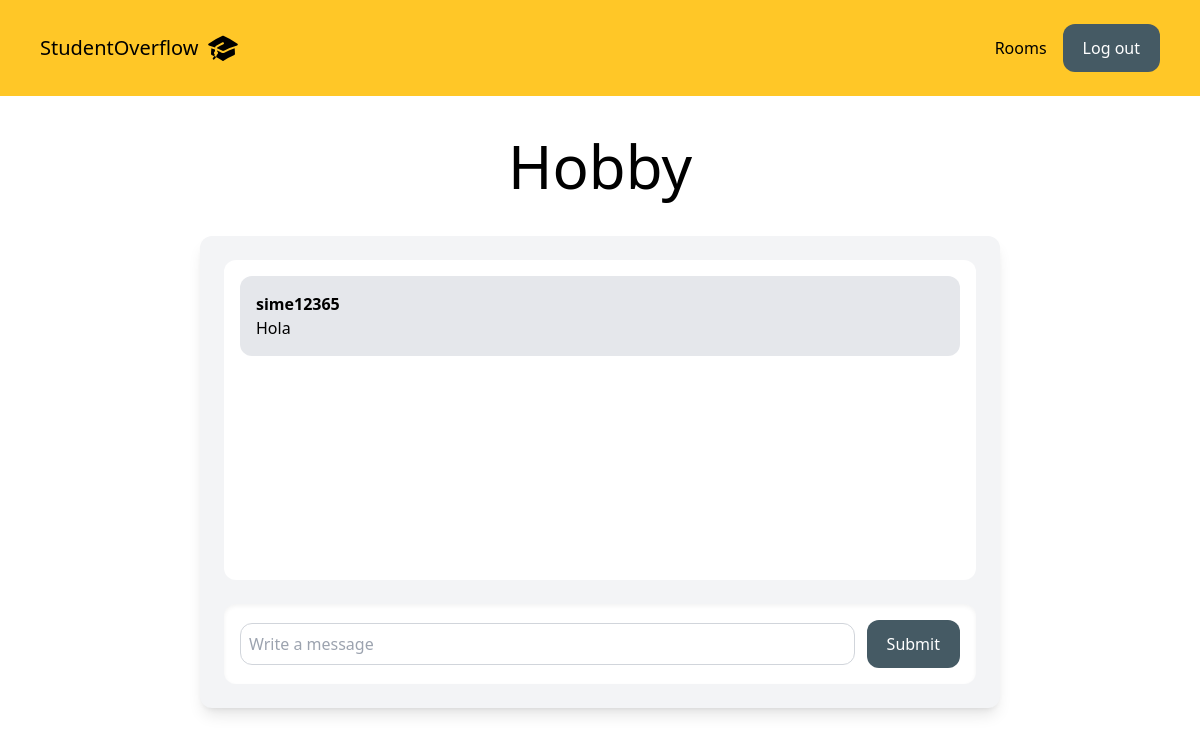
/rooms/hobby/ (signed in), run on an earlier commit of the app's database.
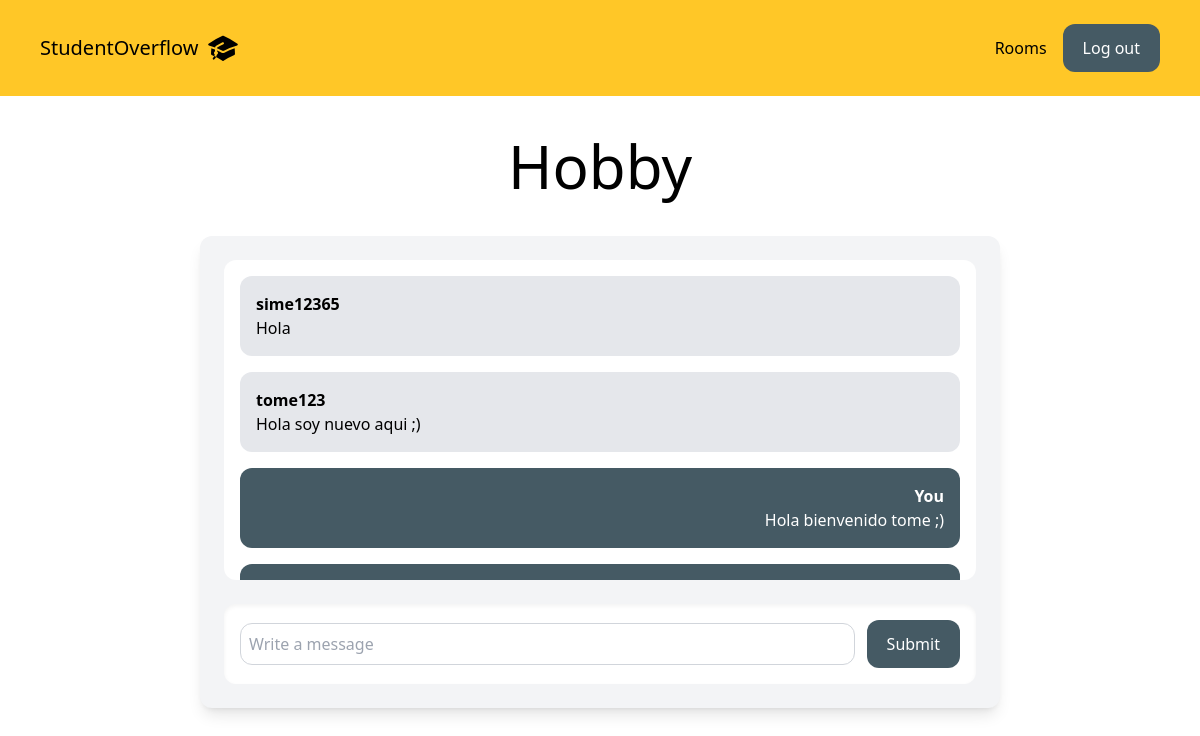
And on a later commit of the database.
### room/models.py (models this page shows)
class Room (models.Model):
  name = models.CharField(max_length=255)
  slug = models.SlugField(unique=True)

class Message(models.Model):
  room = models.ForeignKey(Room, related_name='messages', on_delete=models.CASCADE)
  user = models.ForeignKey(User, related_name='messages', on_delete=models.CASCADE)
  content = models.TextField()
  date_added = models.DateTimeField(auto_now_add=True)
  class Meta:
    ordering = ('date_added',)

### room/views.py (the view)
# urls.py: path('rooms/', include('room.urls')),
@login_required
def room(request, slug):
  room = Room.objects.get(slug=slug)
  messages = Message.objects.filter(room=room)[0:25]
  return render(request, 'room/room.html', {'room': room, 'messages': messages})

### room/templates/room/room.html (shortened to what this page needs)
{% extends 'core/base.html' %}
{% block content %}
<div class="p-5 lg:p-10 text-center">
  <h1 class="text-3xl lg:text-6xl text-black">{{ room.name }}</h1>
</div>
<div class="lg:w-2/3 mx-4 lg:mx-auto p-6 bg-gray-100 rounded-xl shadow-lg">
  <div class="chat-messages space-y-4 p-4 bg-white rounded-xl overflow-y-auto h-80 mb-6" id="chat-messages">
    {% for message in messages %}
    <div class="p-4 rounded-xl {% if message.user == request.user %}bg-[#455a64] text-white text-right{% else %}bg-gray-200{% endif %}">
      <p class="font-semibold">{% if message.user == request.user %}You{% else %}{{message.user.username}}{% endif %}</p>
      <p>{{message.content}}</p>
    </div>
    {% endfor %}
  </div>
  <div class="mt-6">
    <form action="." method="post" class="flex items-center bg-white p-4 rounded-xl shadow-inner">
      <input type="text" name="content" id="chat-message-input" class="flex-1 mr-3 p-2 border border-gray-300 rounded-xl focus:outline-none focus:border-[#455a64]" placeholder="Write a message">
      <button class="px-5 py-3 rounded-xl text-white bg-[#455a64] hover:bg-[#6c7b83]" id="chat-message-submit">Submit</button>
    </form>
  </div>
</div>
{% endblock %}

### core/templates/core/base.html (shortened to what this page needs)
{% load static %}
<!DOCTYPE html>
<html lang="en">
<head>
  <script src="https://cdn.tailwindcss.com"></script>
</head>
<body class="">
  <nav class="flex items-center justify-between px-10 py-6  bg-[#FFC727]">
    <div class="flex items-center">
      <a href="/" class="text-xl text-black mr-2">StudentOverflow</a>
      <img class="w-8" src="{% static 'core/images/cap.svg' %}" alt="Icono">
  </div>
    <div class="flex items-center space-x-4">
      {% if request.user.is_authenticated %}
      <a href="/rooms/" class="text-black hover:text-gray-500">Rooms</a>
      <form action="{% url 'logout' %}" method="post" class="inline">
        <button type="submit" class="px-5 py-3 rounded-xl text-white bg-[#455a64] hover:bg-[#6c7b83]">Log out</button>
      </form>
      {% else %}
      <a href="/login/" class="text-black hover:text-gray-500">Iniciar sesión</a>
      <a href="/signup/" class="px-5 py-3 rounded-xl text-white bg-[#455a64] hover:bg-[#6c7b83] ">Crea una cuenta</a>
      {% endif %}
    </div>
  </nav>
  {% block content %}
  {% endblock %}
</body>
</html>

### core/templates/core/base.html (style rules this page uses)
.chat-messages { height: 400px; overflow-y: auto; }

What changed in the data, as far as the page shows it:
added Message: user.username "tome123", content "Hola soy nuevo aqui ;)"
added Message: shows "You", content "Hola bienvenido tome ;)"
